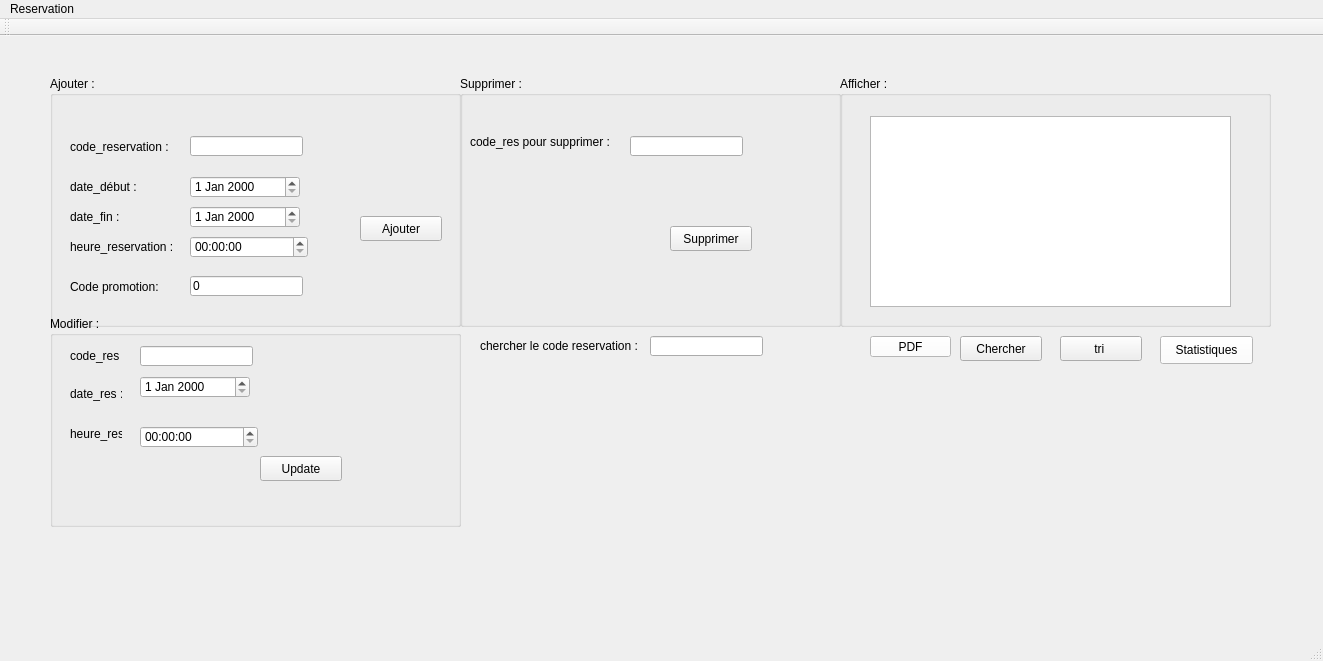
<?xml version="1.0" encoding="UTF-8"?>
<ui version="4.0">
 <class>MainWindow</class>
 <widget class="QMainWindow" name="MainWindow">
  <property name="geometry">
   <rect>
    <x>0</x>
    <y>0</y>
    <width>1323</width>
    <height>661</height>
   </rect>
  </property>
  <property name="windowTitle">
   <string>Gestion des Clients</string>
  </property>
  <property name="styleSheet">
   <string notr="true"/>
  </property>
  <widget class="QWidget" name="centralWidget">
   <widget class="QGroupBox" name="groupBox_2">
    <property name="geometry">
     <rect>
      <x>50</x>
      <y>40</y>
      <width>411</width>
      <height>251</height>
     </rect>
    </property>
    <property name="title">
     <string>Ajouter :</string>
    </property>
    <widget class="QLabel" name="label_4">
     <property name="geometry">
      <rect>
       <x>20</x>
       <y>60</y>
       <width>111</width>
       <height>21</height>
      </rect>
     </property>
     <property name="text">
      <string>code_reservation :</string>
     </property>
    </widget>
    <widget class="QLabel" name="label_5">
     <property name="geometry">
      <rect>
       <x>20</x>
       <y>100</y>
       <width>101</width>
       <height>21</height>
      </rect>
     </property>
     <property name="text">
      <string>date_début :</string>
     </property>
    </widget>
    <widget class="QLabel" name="label_6">
     <property name="geometry">
      <rect>
       <x>20</x>
       <y>160</y>
       <width>111</width>
       <height>21</height>
      </rect>
     </property>
     <property name="text">
      <string>heure_reservation :</string>
     </property>
    </widget>
    <widget class="QLineEdit" name="le_code">
     <property name="geometry">
      <rect>
       <x>140</x>
       <y>60</y>
       <width>113</width>
       <height>20</height>
      </rect>
     </property>
    </widget>
    <widget class="QTimeEdit" name="le_heure">
     <property name="geometry">
      <rect>
       <x>140</x>
       <y>160</y>
       <width>118</width>
       <height>22</height>
      </rect>
     </property>
    </widget>
    <widget class="QDateEdit" name="le_date">
     <property name="geometry">
      <rect>
       <x>140</x>
       <y>100</y>
       <width>110</width>
       <height>22</height>
      </rect>
     </property>
    </widget>
    <widget class="QPushButton" name="pb_ajouter">
     <property name="geometry">
      <rect>
       <x>310</x>
       <y>140</y>
       <width>82</width>
       <height>25</height>
      </rect>
     </property>
     <property name="text">
      <string>Ajouter</string>
     </property>
    </widget>
    <widget class="QLabel" name="label_7">
     <property name="geometry">
      <rect>
       <x>20</x>
       <y>200</y>
       <width>101</width>
       <height>21</height>
      </rect>
     </property>
     <property name="text">
      <string>Code promotion:</string>
     </property>
    </widget>
    <widget class="QLineEdit" name="codepromo">
     <property name="geometry">
      <rect>
       <x>140</x>
       <y>200</y>
       <width>113</width>
       <height>20</height>
      </rect>
     </property>
     <property name="text">
      <string>0</string>
     </property>
    </widget>
    <widget class="QLabel" name="label_8">
     <property name="geometry">
      <rect>
       <x>20</x>
       <y>130</y>
       <width>101</width>
       <height>21</height>
      </rect>
     </property>
     <property name="text">
      <string>date_fin :</string>
     </property>
    </widget>
    <widget class="QDateEdit" name="le_date_2">
     <property name="geometry">
      <rect>
       <x>140</x>
       <y>130</y>
       <width>110</width>
       <height>22</height>
      </rect>
     </property>
    </widget>
   </widget>
   <widget class="QGroupBox" name="groupBox">
    <property name="geometry">
     <rect>
      <x>50</x>
      <y>280</y>
      <width>411</width>
      <height>211</height>
     </rect>
    </property>
    <property name="title">
     <string>Modifier :</string>
    </property>
    <widget class="QLabel" name="le_newcode_res">
     <property name="geometry">
      <rect>
       <x>20</x>
       <y>30</y>
       <width>52</width>
       <height>20</height>
      </rect>
     </property>
     <property name="text">
      <string>code_res :</string>
     </property>
    </widget>
    <widget class="QLabel" name="le_newdate_res">
     <property name="geometry">
      <rect>
       <x>20</x>
       <y>70</y>
       <width>52</width>
       <height>15</height>
      </rect>
     </property>
     <property name="text">
      <string>date_res :</string>
     </property>
    </widget>
    <widget class="QLabel" name="le_newheure_res">
     <property name="geometry">
      <rect>
       <x>20</x>
       <y>110</y>
       <width>52</width>
       <height>15</height>
      </rect>
     </property>
     <property name="text">
      <string>heure_res :</string>
     </property>
    </widget>
    <widget class="QDateEdit" name="date_modif">
     <property name="geometry">
      <rect>
       <x>90</x>
       <y>60</y>
       <width>110</width>
       <height>22</height>
      </rect>
     </property>
    </widget>
    <widget class="QTimeEdit" name="time_modif">
     <property name="geometry">
      <rect>
       <x>90</x>
       <y>110</y>
       <width>118</width>
       <height>22</height>
      </rect>
     </property>
    </widget>
    <widget class="QPushButton" name="pb_modify">
     <property name="geometry">
      <rect>
       <x>210</x>
       <y>140</y>
       <width>82</width>
       <height>25</height>
      </rect>
     </property>
     <property name="text">
      <string>Update</string>
     </property>
    </widget>
    <widget class="QLineEdit" name="code_modif">
     <property name="geometry">
      <rect>
       <x>90</x>
       <y>30</y>
       <width>113</width>
       <height>20</height>
      </rect>
     </property>
    </widget>
   </widget>
   <widget class="QGroupBox" name="groupBox_3">
    <property name="geometry">
     <rect>
      <x>460</x>
      <y>40</y>
      <width>381</width>
      <height>251</height>
     </rect>
    </property>
    <property name="title">
     <string>Supprimer :</string>
    </property>
    <widget class="QLabel" name="label">
     <property name="geometry">
      <rect>
       <x>10</x>
       <y>50</y>
       <width>151</width>
       <height>31</height>
      </rect>
     </property>
     <property name="text">
      <string>code_res pour supprimer :</string>
     </property>
    </widget>
    <widget class="QLineEdit" name="le_code_res_supp">
     <property name="geometry">
      <rect>
       <x>170</x>
       <y>60</y>
       <width>113</width>
       <height>20</height>
      </rect>
     </property>
    </widget>
    <widget class="QPushButton" name="pb_supprimer">
     <property name="geometry">
      <rect>
       <x>210</x>
       <y>150</y>
       <width>82</width>
       <height>25</height>
      </rect>
     </property>
     <property name="text">
      <string>Supprimer</string>
     </property>
    </widget>
   </widget>
   <widget class="QGroupBox" name="groupBox_4">
    <property name="geometry">
     <rect>
      <x>840</x>
      <y>40</y>
      <width>431</width>
      <height>251</height>
     </rect>
    </property>
    <property name="title">
     <string>Afficher :</string>
    </property>
    <widget class="QTableView" name="tab_reservation">
     <property name="geometry">
      <rect>
       <x>30</x>
       <y>40</y>
       <width>361</width>
       <height>191</height>
      </rect>
     </property>
    </widget>
   </widget>
   <widget class="QLabel" name="label_2">
    <property name="geometry">
     <rect>
      <x>480</x>
      <y>300</y>
      <width>181</width>
      <height>20</height>
     </rect>
    </property>
    <property name="text">
     <string>chercher le code reservation :</string>
    </property>
   </widget>
   <widget class="QPushButton" name="le_chercher">
    <property name="geometry">
     <rect>
      <x>960</x>
      <y>300</y>
      <width>82</width>
      <height>25</height>
     </rect>
    </property>
    <property name="text">
     <string>Chercher</string>
    </property>
   </widget>
   <widget class="QLineEdit" name="le_coderechercher">
    <property name="geometry">
     <rect>
      <x>650</x>
      <y>300</y>
      <width>113</width>
      <height>20</height>
     </rect>
    </property>
   </widget>
   <widget class="QPushButton" name="pushButton">
    <property name="geometry">
     <rect>
      <x>1060</x>
      <y>300</y>
      <width>82</width>
      <height>25</height>
     </rect>
    </property>
    <property name="text">
     <string>tri </string>
    </property>
   </widget>
   <widget class="QPushButton" name="pushButton_2">
    <property name="geometry">
     <rect>
      <x>870</x>
      <y>300</y>
      <width>81</width>
      <height>21</height>
     </rect>
    </property>
    <property name="styleSheet">
     <string notr="true">background-color: rgb(255, 255, 255);</string>
    </property>
    <property name="text">
     <string>PDF</string>
    </property>
   </widget>
   <widget class="QPushButton" name="pushButton_stat">
    <property name="geometry">
     <rect>
      <x>1160</x>
      <y>300</y>
      <width>93</width>
      <height>28</height>
     </rect>
    </property>
    <property name="styleSheet">
     <string notr="true">background-color: rgb(255, 255, 255);</string>
    </property>
    <property name="text">
     <string>Statistiques</string>
    </property>
   </widget>
   <widget class="QLabel" name="label_3">
    <property name="geometry">
     <rect>
      <x>11</x>
      <y>24</y>
      <width>1351</width>
      <height>631</height>
     </rect>
    </property>
    <property name="text">
     <string/>
    </property>
    <property name="pixmap">
     <pixmap>../Users/yassi/OneDrive/Desktop/pic1 (1).png</pixmap>
    </property>
    <property name="scaledContents">
     <bool>true</bool>
    </property>
   </widget>
   <zorder>label_3</zorder>
   <zorder>groupBox_2</zorder>
   <zorder>groupBox</zorder>
   <zorder>groupBox_3</zorder>
   <zorder>groupBox_4</zorder>
   <zorder>label_2</zorder>
   <zorder>le_chercher</zorder>
   <zorder>le_coderechercher</zorder>
   <zorder>pushButton</zorder>
   <zorder>pushButton_2</zorder>
   <zorder>pushButton_stat</zorder>
  </widget>
  <widget class="QMenuBar" name="menuBar">
   <property name="geometry">
    <rect>
     <x>0</x>
     <y>0</y>
     <width>1323</width>
     <height>24</height>
    </rect>
   </property>
   <widget class="QMenu" name="menuReservation">
    <property name="title">
     <string>Reservation</string>
    </property>
   </widget>
   <addaction name="menuReservation"/>
  </widget>
  <widget class="QToolBar" name="mainToolBar">
   <attribute name="toolBarArea">
    <enum>TopToolBarArea</enum>
   </attribute>
   <attribute name="toolBarBreak">
    <bool>false</bool>
   </attribute>
  </widget>
  <widget class="QStatusBar" name="statusBar"/>
 </widget>
 <layoutdefault spacing="6" margin="11"/>
 <resources/>
 <connections/>
</ui>
